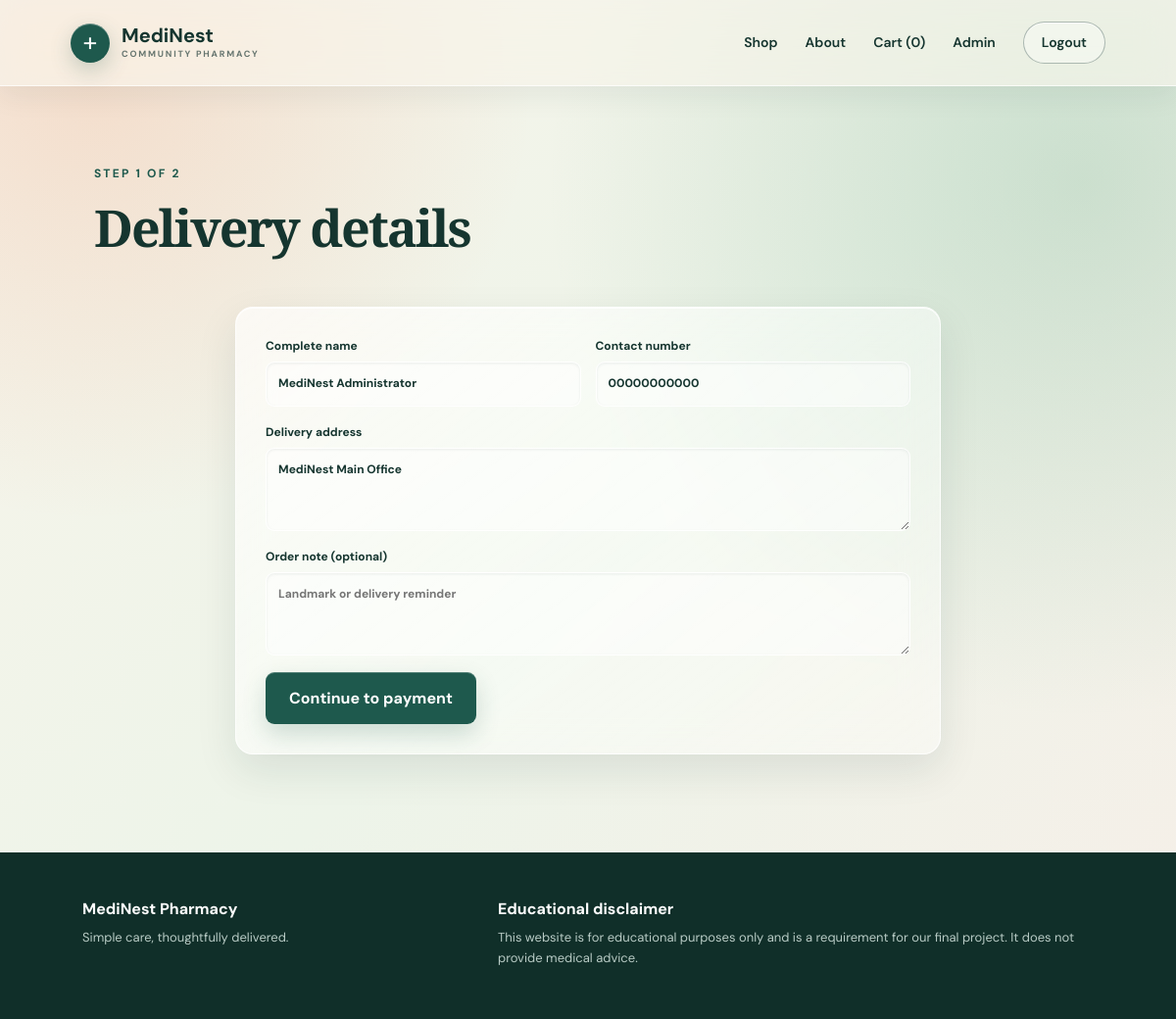
The page /checkout.php (signed in) on the database its author committed.
### tables this page shows
CREATE TABLE IF NOT EXISTS users (
    id INT UNSIGNED NOT NULL AUTO_INCREMENT,
    fullname VARCHAR(100) NOT NULL,
    email VARCHAR(191) NOT NULL,
    password VARCHAR(255) NOT NULL,
    address VARCHAR(255) NOT NULL,
    contact VARCHAR(30) NOT NULL,
    role ENUM('buyer','admin') NOT NULL DEFAULT 'buyer',
    PRIMARY KEY (id),
    UNIQUE KEY uq_users_email (email)
);

### includes/functions.php (called while the page is built, shortened)
<?php
function h($value) {
    return htmlspecialchars((string)$value, ENT_QUOTES, 'UTF-8');
}
function db_connect() {
    $connection = @mysqli_connect(DB_HOST, DB_USER, DB_PASSWORD, DB_NAME);
    mysqli_set_charset($connection, 'utf8mb4');
    return $connection;
}
function read_rows($file) {
    $queries = array(
        'users.txt' => 'SELECT id, fullname, email, password, address, contact, role FROM users ORDER BY id',
        'products.txt' => 'SELECT id, name, category, description, price, stock, type FROM products ORDER BY id',
        'orders.txt' => 'SELECT id, user_id, order_date, total, payment_method, status FROM orders ORDER BY id DESC',
        'audit.txt' => 'SELECT id, activity_date, user_name, activity FROM audit_log ORDER BY id DESC LIMIT 250'
    );
    $connection = db_connect();
    $result = mysqli_query($connection, $queries[$file]);
    $rows = array();
    if ($result) {
        while ($row = mysqli_fetch_row($result)) $rows[] = $row;
    }
    return $rows;
}
function find_row($file, $index, $value) {
    foreach (read_rows($file) as $row) {
        if (isset($row[$index]) && (string)$row[$index] === (string)$value) return $row;
    }
    return array();
}

### checkout.php (the view)
<?php $page_title="Checkout"; include("includes/header.php"); if(!signed_in()){echo '<section class="center-card"><h1>Please sign in first.</h1><p>Your cart will be waiting for you.</p><a class="button" href="login.php">Sign in</a></section>';include("includes/footer.php");return;} $user=find_row("users.txt",0,$_SESSION["user_id"]); ?>
<section class="page-heading compact"><span class="eyebrow">Step 1 of 2</span><h1>Delivery details</h1></section><form class="checkout panel form" method="post" action="payment.php"><?php echo csrf_field(); ?><div class="two"><label>Complete name<input name="name" value="<?php echo h($user[1]); ?>" required></label><label>Contact number<input name="contact" value="<?php echo h($user[5]); ?>" required></label></div><label>Delivery address<textarea name="address" required><?php echo h($user[4]); ?></textarea></label><label>Order note (optional)<textarea name="note" placeholder="Landmark or delivery reminder"></textarea></label><button class="button" name="checkout">Continue to payment</button></form>
<?php include("includes/footer.php"); ?>

### assets/css/style.css (style rules this page uses)
:root { --ink:#15352f;--green:#1e594d;--sage:#dce8d4;--cream:#f7f4ec;--orange:#e98455;--line:#d6ddd5;--white:#fff;--muted:#66756f }
* { box-sizing:border-box }
body { margin:0;background:var(--cream);color:var(--ink);font-family:'DM Sans',Arial,sans-serif;line-height:1.6 }
button,input,textarea,select { font:inherit }
h1,h2,h3,p { margin-top:0 }
.hero h1,.page-heading h1,.auth-layout h1,.about-hero h1,.center-card h1 { font-family:'Playfair Display',Georgia,serif;font-size:clamp(50px,6vw,86px);line-height:1.03;letter-spacing:-2px;margin:16px 0 25px }
.eyebrow { text-transform:uppercase;letter-spacing:2.2px;font-size:12px;font-weight:700;color:var(--green) }
.button,button { display:inline-block;border:0;background:var(--green);color:white;border-radius:4px;padding:14px 24px;font-weight:700;cursor:pointer }
.page-heading { padding:75px 8vw 35px }
.page-heading h1 { font-size:64px }
.page-heading.compact { padding-bottom:30px }
.page-heading.compact h1 { font-size:52px }
.summary,.panel { background:white;border:1px solid var(--line);padding:30px }
.form label { display:block;font-size:12px;font-weight:700;margin-bottom:17px }
.form input,.form textarea,.form select { display:block;width:100%;border:1px solid var(--line);background:#fafbf8;padding:12px;margin-top:6px;color:var(--ink) }
.form textarea { min-height:85px;resize:vertical }
.two { display:grid;grid-template-columns:1fr 1fr;gap:15px }
.checkout { max-width:720px;margin:0 auto 100px }
body { background: radial-gradient(circle at 8% 8%,rgba(233,132,85,.2),transparent 28rem), radial-gradient(circle at 92% 18%,rgba(130,180,149,.32),transparent 34rem), linear-gradient(135deg,#f8f4ea 0%,#edf4e9 52%,#f6efe8 100%); background-attachment:fixed; }
.feature-grid article,.team-grid article,.product-card,.summary,.panel,.center-card,.stat-grid article,.table-wrap { background:linear-gradient(145deg,rgba(255,255,255,.68),rgba(255,255,255,.4)); border:1px solid rgba(255,255,255,.76); box-shadow:0 16px 42px rgba(21,53,47,.1),inset 0 1px 0 rgba(255,255,255,.86); backdrop-filter:blur(18px) saturate(135%); -webkit-backdrop-filter:blur(18px) saturate(135%); }
.product-card,.summary,.panel,.center-card,.stat-grid article,.table-wrap { border-radius:18px }
.form input,.form textarea,.form select,.radio { background:rgba(255,255,255,.48);border-color:rgba(255,255,255,.8);box-shadow:inset 0 1px 3px rgba(21,53,47,.08);border-radius:9px }
.button,button { box-shadow:0 10px 24px rgba(30,89,77,.2),inset 0 1px 0 rgba(255,255,255,.22);border-radius:9px }

### rows shown on the page
users: name "MediNest Administrator", contact "00000000000", address "MediNest Main Office"

### other values the page prints
cart_count() "0"
